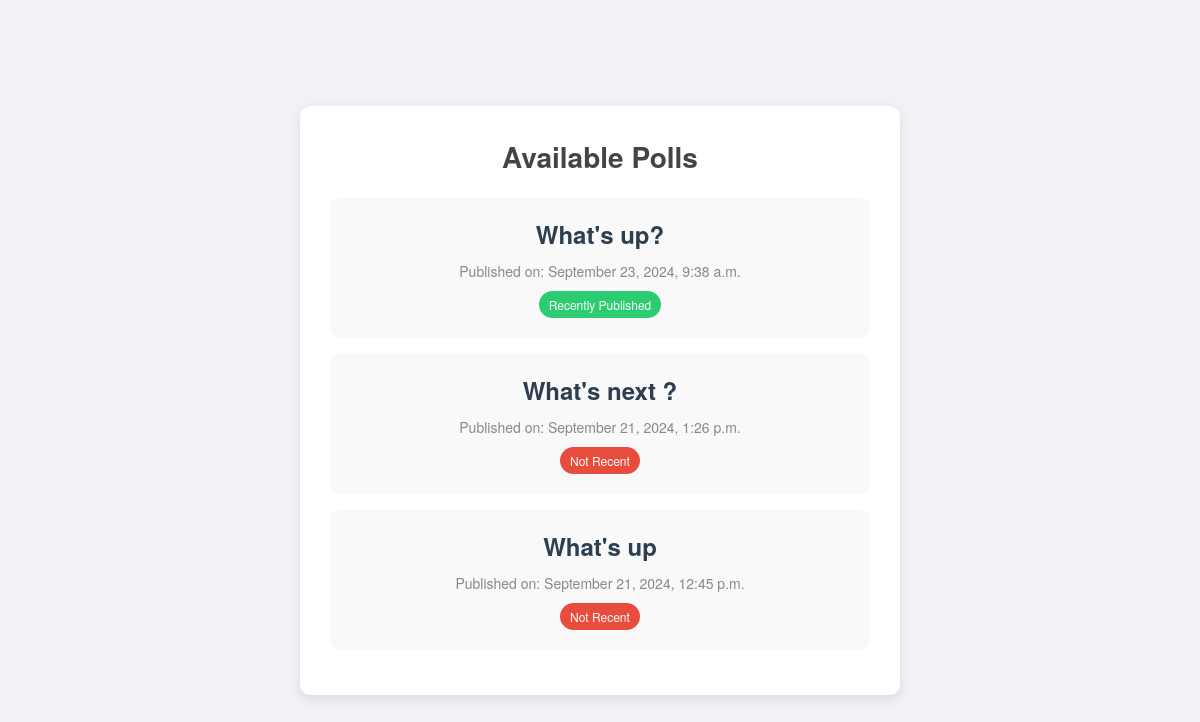
Before: /polls/ with the older database file.
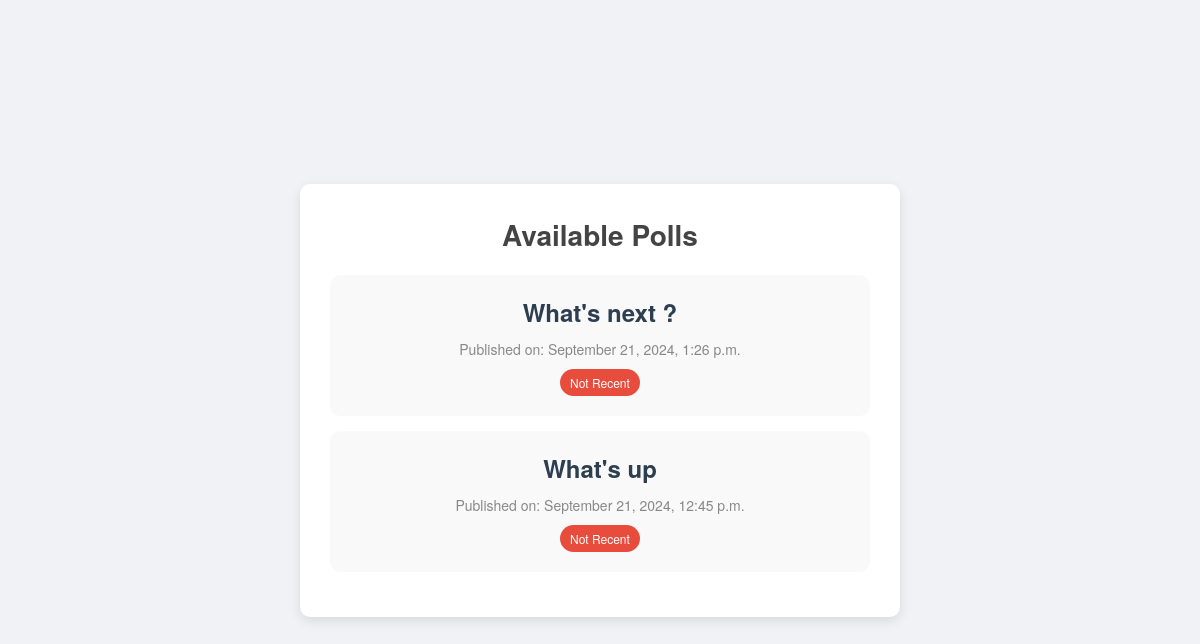
After: the same page with the newer database file.
### polls/models.py (models this page shows, shortened)
class Question(models.Model):
    question_text = models.CharField(max_length=200)
    pub_date = models.DateTimeField("date published")
    def was_published_recently(self):
        return (
            timezone.now()
            >= self.pub_date
            >= timezone.now() - datetime.timedelta(days=1)
        )

### polls/views.py (the view)
# urls.py: path("", views.IndexView.as_view(), name="index"),
class IndexView(generic.ListView):
    template_name = "polls/index.html"
    context_object_name = "latest_question_list"
    def get_queryset(self) -> QuerySet[Question]:
        return Question.objects.filter(pub_date__lte=timezone.now()).order_by(
            "-pub_date"
        )[:5]

### polls/templates/polls/index.html (shortened to what this page needs)
<!DOCTYPE html>
<html lang="en">
<head>
</head>
<body>
    <div class="container">
        <h1>Available Polls</h1>
        {% if latest_question_list %}
        <ul>
            {% for question in latest_question_list %}
            <li>
                <a href="{% url 'polls:detail' question.id %}" class="card">
                    <div class="question-text">{{ question.question_text }}</div>
                    <div class="pub-date">Published on: {{ question.pub_date|date:"F j, Y, g:i a" }}</div>
                    {% if question.was_published_recently %}
                    <span class="recent">Recently Published</span>
                    {% else %}
                    <span class="not-recent">Not Recent</span>
                    {% endif %}
                </a>
            </li>
            {% endfor %}
        </ul>
        {% else %}
        <p>No polls are available.</p>
        {% endif %}
    </div>
</body>
</html>

### polls/templates/polls/index.html (style rules this page uses)
* { margin: 0; padding: 0; box-sizing: border-box; }
body { font-family: 'Helvetica Neue', Arial, sans-serif; background-color: #f0f2f5; color: #333; display: flex; justify-content: center; align-items: center; min-height: 100vh; padding: 20px; }
.container { background-color: #fff; border-radius: 10px; box-shadow: 0 4px 12px rgba(0, 0, 0, 0.1); max-width: 600px; width: 100%; padding: 30px; text-align: center; }
h1 { font-size: 28px; color: #444; margin-bottom: 20px; }
ul { list-style-type: none; padding: 0; }
li { margin: 15px 0; }
a.card { background-color: #f9f9f9; margin: 0; padding: 20px; border-radius: 10px; transition: transform 0.2s, box-shadow 0.2s; display: block; text-align: center; text-decoration: none; color: inherit; }
.question-text { font-size: 24px; font-weight: bold; color: #2c3e50; margin-bottom: 10px; }
.pub-date { font-size: 14px; color: #888; margin-bottom: 10px; }
.recent, .not-recent { display: inline-block; padding: 5px 10px; color: white; font-size: 12px; border-radius: 20px; }
.not-recent { background-color: #e74c3c; }

Changed rows visible on the page:
removed Question: question_text "What's up?", pub_date "September 23, 2024, 9:38 a.m.", shows "Recently Published"
